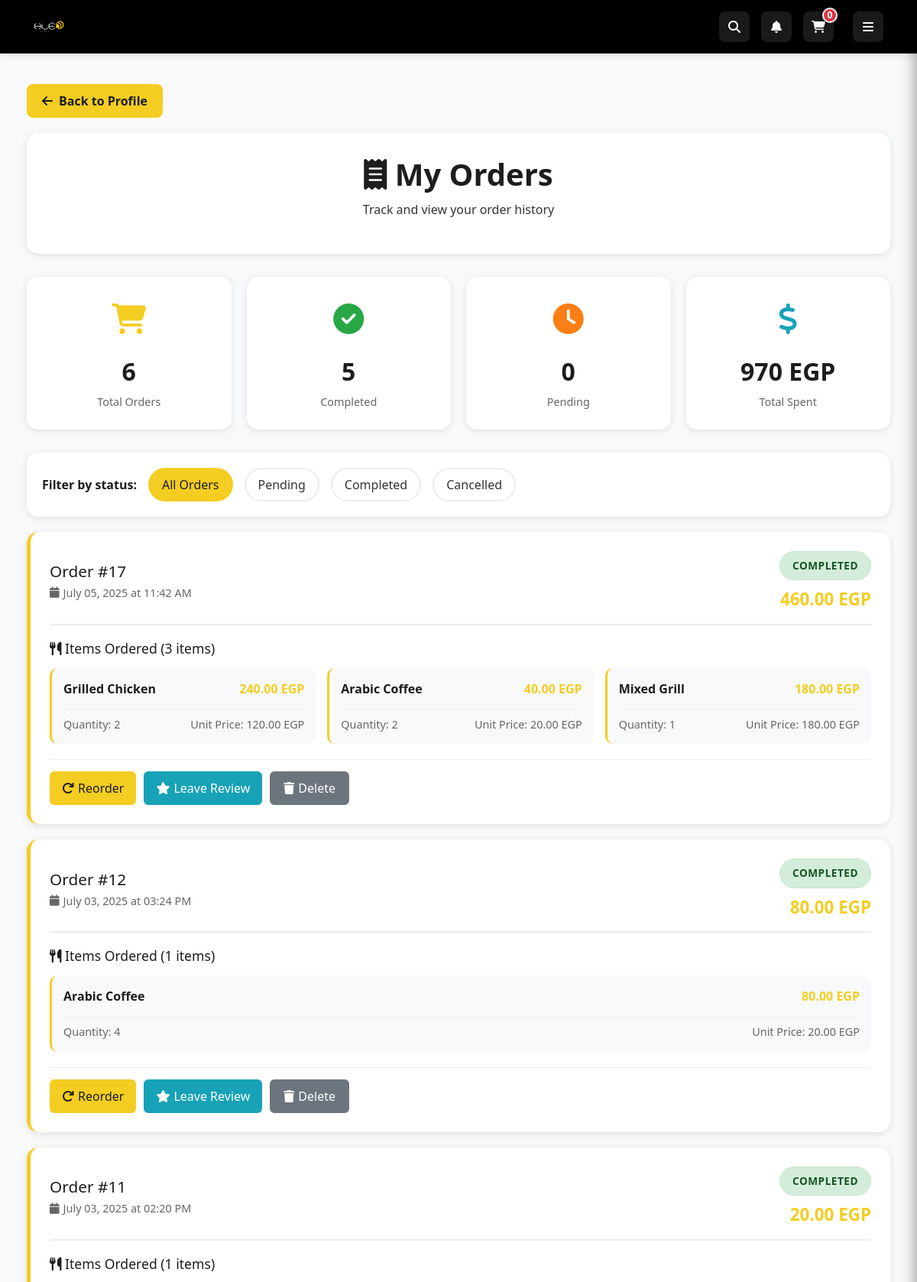
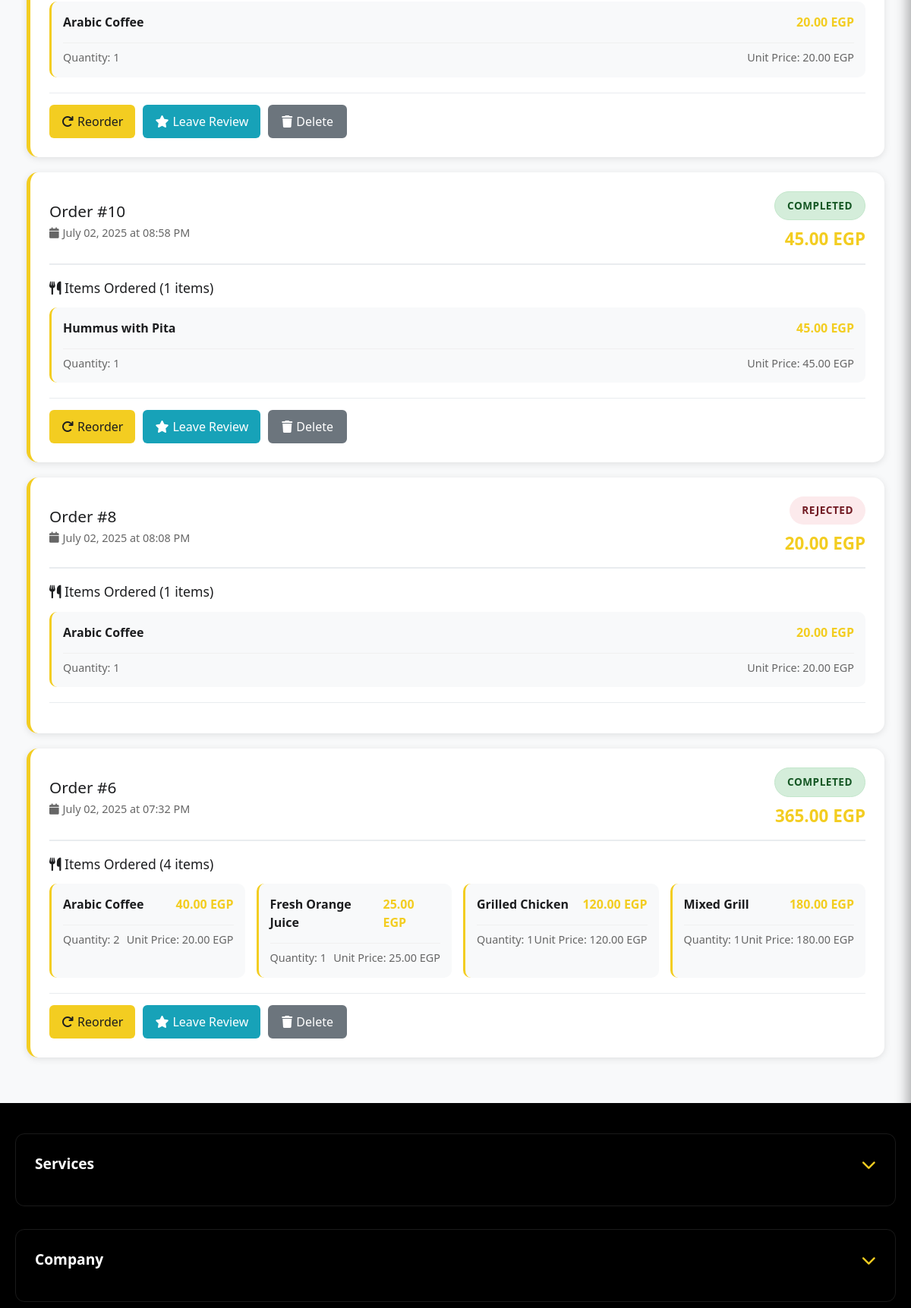
/customer/orders (signed in, upper part), run on the app's committed database (2 pictures, top to bottom).
### app/models.py (models this page shows, shortened)
class Order(db.Model):
    __tablename__ = 'orders'
    order_id = db.Column(db.Integer, primary_key=True)
    user_id = db.Column(db.Integer, db.ForeignKey('users.user_id'), nullable=False)
    table_id = db.Column(db.Integer, db.ForeignKey('tables.table_id'), nullable=True)
    order_time = db.Column(db.DateTime, default=datetime.utcnow)
    status = db.Column(db.Enum('new', 'processing', 'completed', 'rejected', 'cancelled', name='order_status'),
                      nullable=False, default='new')
    total_amount = db.Column(Numeric(10, 2), nullable=False, default=0.00)
    notes = db.Column(db.Text, nullable=True)
    estimated_time = db.Column(db.Integer, nullable=True)  # minutes
    completed_at = db.Column(db.DateTime, nullable=True)
    order_items = db.relationship('OrderItem', backref='order', lazy='dynamic', cascade='all, delete-orphan')
    payments = db.relationship('Payment', backref='order', lazy='dynamic')
    point_transactions = db.relationship('PointTransaction', backref='order', lazy='dynamic')
    reward_redemptions = db.relationship('RewardRedemption', backref='order', lazy='dynamic')

class OrderItem(db.Model):
    __tablename__ = 'order_items'
    order_item_id = db.Column(db.Integer, primary_key=True)
    order_id = db.Column(db.Integer, db.ForeignKey('orders.order_id'), nullable=False)
    item_id = db.Column(db.Integer, db.ForeignKey('menu_items.item_id'), nullable=False)
    quantity = db.Column(db.Integer, nullable=False, default=1)
    note = db.Column(db.String(255), nullable=True)  # customizations like "No Onions"
    unit_price = db.Column(Numeric(10, 2), nullable=False)

class MenuItem(db.Model):
    __tablename__ = 'menu_items'
    item_id = db.Column(db.Integer, primary_key=True)
    name = db.Column(db.String(100), nullable=False)
    description = db.Column(db.Text, nullable=True)
    price = db.Column(Numeric(10, 2), nullable=False)  # EGP
    category_id = db.Column(db.Integer, db.ForeignKey('categories.category_id'), nullable=False)
    image_url = db.Column(db.String(255), nullable=True)
    stock = db.Column(db.Integer, nullable=False, default=0)
    status = db.Column(db.Enum('available', 'out_of_stock', 'discontinued', name='item_status'),
                      nullable=False, default='available')
    discount_percentage = db.Column(Numeric(5, 2), nullable=True, default=0.00)  # Discount percentage (0-100)
    original_price = db.Column(Numeric(10, 2), nullable=True)  # Original price before discount
    ingredients = db.Column(db.Text, nullable=True)
    calories = db.Column(db.Integer, nullable=True)
    preparation_time = db.Column(db.Integer, nullable=True)  # in minutes
    allergens = db.Column(db.String(255), nullable=True)
    serving_size = db.Column(db.String(50), nullable=True)
    dietary_info = db.Column(db.String(255), nullable=True)  # vegetarian, vegan, gluten-free, etc.
    created_at = db.Column(db.DateTime, default=datetime.utcnow)
    updated_at = db.Column(db.DateTime, default=datetime.utcnow, onupdate=datetime.utcnow)
    order_items = db.relationship('OrderItem', backref='menu_item', lazy='dynamic', foreign_keys='OrderItem.item_id')
    images = db.relationship('MenuItemImage', backref='menu_item', lazy='dynamic')
    feedback = db.relationship('Feedback', backref='menu_item', lazy='dynamic')
    reward_items = db.relationship('RewardItem', backref='menu_item', lazy='dynamic')

### app/modules/customer/routes.py (the view)
@bp.route('/orders')
@login_required
def my_orders():
    if not current_user.is_customer():
        flash('Access denied. Customer account required.', 'error')
        return redirect(url_for('main.index'))
    try:
        orders = Order.query.filter_by(user_id=current_user.user_id).order_by(Order.order_time.desc()).all()
        print(f"DEBUG: Loading orders for user {current_user.user_id} ({current_user.email})")
        print(f"DEBUG: Found {len(orders)} orders")
        for order in orders:
            try:
                order_items = order.order_items.all()
                order._order_items = order_items
                print(f"DEBUG: Order {order.order_id} has {len(order_items)} items")
                payments = order.payments.all()
                order._payments = payments
                print(f"DEBUG: Order {order.order_id} has {len(payments)} payments")
            except Exception as item_error:
                print(f"DEBUG: Error loading items/payments for order {order.order_id}: {item_error}")
                order._order_items = []
                order._payments = []
        if not orders:
            flash('No orders found. Place your first order from our menu!', 'info')
        return render_template('customer_orders.html', orders=orders)
    except Exception as e:
        print(f"ERROR loading orders: {e}")
        import traceback
        traceback.print_exc()
        flash('Error loading orders. Please try again.', 'error')
        return render_template('customer_orders.html', orders=[])

### app/extensions.py (called while the page is built)
def init_extensions(app):
    db.init_app(app)
    login_manager.init_app(app)
    migrate.init_app(app, db)
    socketio.init_app(app, cors_allowed_origins="*")
    csrf.init_app(app)
    login_manager.login_view = 'auth.login'
    login_manager.login_message = 'Please log in to access this page.'
    login_manager.login_message_category = 'info'
    @login_manager.user_loader
    def load_user(user_id):
        from app.models import User
        return User.query.get(int(user_id))

### app/models.py (called while the page is built)
    def is_admin(self):
        return self.role == 'admin'

    def is_waiter(self):
        return self.role == 'waiter'

    def is_customer(self):
        return self.role == 'customer'

### app/modules/customer/templates/customer_orders.html (shortened to what this page needs)
{% extends "shared/base.html" %}
{% block content %}
<div class="orders-container">
    <a href="{{ url_for('customer.profile') }}" class="back-button">
        <i class="fas fa-arrow-left"></i> Back to Profile
    </a>
    <div class="page-header">
        <h1><i class="fas fa-receipt"></i> My Orders</h1>
        <p class="profile-subtitle">Track and view your order history</p>
    </div>
    {% if orders %}
        <div class="order-stats">
            <div class="stat-card">
                <div class="stat-icon total">
                    <i class="fas fa-shopping-cart"></i>
                </div>
                <div class="stat-number">{{ orders|length }}</div>
                <div class="stat-label">Total Orders</div>
            </div>
            <div class="stat-card">
                <div class="stat-icon completed">
                    <i class="fas fa-check-circle"></i>
                </div>
                <div class="stat-number">{{ orders|selectattr('status', 'equalto', 'delivered')|list|length + orders|selectattr('status', 'equalto', 'completed')|list|length }}</div>
                <div class="stat-label">Completed</div>
            </div>
            <div class="stat-card">
                <div class="stat-icon pending">
                    <i class="fas fa-clock"></i>
                </div>
                <div class="stat-number">{{ orders|selectattr('status', 'in', ['new', 'processing', 'preparing'])|list|length }}</div>
                <div class="stat-label">Pending</div>
            </div>
            <div class="stat-card">
                <div class="stat-icon spent">
                    <i class="fas fa-dollar-sign"></i>
                </div>
                <div class="stat-number">{{ "%.0f"|format(orders|selectattr('status', 'in', ['delivered', 'completed'])|sum(attribute='total_amount')) }} EGP</div>
                <div class="stat-label">Total Spent</div>
            </div>
        </div>
        <div class="order-filters">
            <span style="font-weight: 600; color: var(--primary-dark);">Filter by status:</span>
            <a href="#" class="filter-button active" onclick="filterOrders('all')">All Orders</a>
            <a href="#" class="filter-button" onclick="filterOrders('pending')">Pending</a>
            <a href="#" class="filter-button" onclick="filterOrders('completed')">Completed</a>
            <a href="#" class="filter-button" onclick="filterOrders('cancelled')">Cancelled</a>
        </div>
        <div class="orders-list">
            {% for order in orders %}
            <div class="order-card" data-status="{{ order.status.lower() }}">
                <div class="order-header">
                    <div class="order-info">
                        <h3>Order #{{ order.order_id }}</h3>
                        <div class="order-meta">
                            <div class="order-date">
                                <i class="fas fa-calendar"></i>
                                {{ order.order_time.strftime('%B %d, %Y at %I:%M %p') }}
                            </div>
                        </div>
                    </div>
                    <div class="order-status-section">
                        <div class="order-status status-{{ order.status.lower().replace(' ', '-') }}">
                            {{ order.status.replace('_', ' ').title() }}
                        </div>
                        <div class="order-total">{{ "%.2f"|format(order.total_amount) }} EGP</div>
                    </div>
                </div>
                {% set order_items = order._order_items if order._order_items is defined else order.order_items.all() %}
                {% if order_items %}
                <div class="order-items">
                    <h4><i class="fas fa-utensils"></i> Items Ordered ({{ order_items|length }} items)</h4>
                    <div class="items-grid">
                        {% for item in order_items %}
                        <div class="item-card">
                            <div class="item-header">
                                <span class="item-name">{{ item.menu_item.name }}</span>
                                <span class="item-price">{{ "%.2f"|format(item.unit_price * item.quantity) }} EGP</span>
                            </div>
                            <div class="item-details">
                                <span>Quantity: {{ item.quantity }}</span>
                                <span>Unit Price: {{ "%.2f"|format(item.unit_price) }} EGP</span>
                            </div>
                        </div>
                        {% endfor %}
                    </div>
                </div>
                {% endif %}
                <div class="order-actions">
                    {% set payments = order._payments if order._payments is defined else (order.payments.all() if order.payments else []) %}
                    {% set has_payments = payments and payments|length > 0 %}
                    {% if order.status in ['delivered', 'completed'] %}
                        <button onclick="reorderItems('{{ order.order_id }}')" class="action-btn btn-reorder">
                            <i class="fas fa-redo"></i> Reorder
                        </button>
                        <button onclick="leaveReview('{{ order.order_id }}')" class="action-btn btn-track">
                            <i class="fas fa-star"></i> Leave Review
                        </button>
                    {% endif %}
                    {% if order.status in ['cancelled', 'delivered', 'completed'] %}
                        <button onclick="deleteOrder('{{ order.order_id }}')" class="action-btn btn-delete">
                            <i class="fas fa-trash"></i> Delete
                        </button>
                    {% endif %}
                </div>
            </div>
            {% endfor %}
        </div>
    {% endif %}
</div>
{% endblock %}

### app/static/css/style.css (style rules this page uses)
:root { --primary-yellow: #f3cd21; --primary-dark: #1c1d1f; --gradient-primary: linear-gradient(135deg, #f3cd21 0%, #1c1d1f 100%); --gradient-secondary: linear-gradient(135deg, #1c1d1f 0%, #f3cd21 100%); --text-light: #ffffff; --text-dark: #333; --border-radius: 8px; --box-shadow: 0 4px 6px rgba(0, 0, 0, 0.1); --transition: all 0.3s ease; }
html, body { height: 100%; margin: 0; padding: 0; }
body { font-family: 'Segoe UI', Tahoma, Geneva, Verdana, sans-serif; background-color: #f8f9fa; color: var(--text-dark); display: flex; flex-direction: column; }
.status-completed { background-color: rgba(40, 167, 69, 0.1); color: #155724; }
.status-rejected { background-color: rgba(220, 53, 69, 0.1); color: #721c24; }

### app/templates/shared/base.html (style rules this page uses)
:root { --primary-yellow: #f3cd21; --primary-dark: #1c1d1f; --text-dark: #333; --success-green: #28a745; --danger-red: #dc3545; --light-gray: #f8f9fa; --border-color: #e9ecef; }
.item-header { margin-bottom: 20px; border-bottom: 1px solid #f0f0f0; padding-bottom: 15px; }

### data on the page
Order: order_id "17", order_time "July 05, 2025 at 11:42 AM", status.replace "COMPLETED", total_amount "460.00", order_items "3"
OrderItem: menu_item.name "Grilled Chicken", item.unit_price*item.quantity "240.00", quantity "2", unit_price "120.00"
OrderItem: menu_item.name "Arabic Coffee", item.unit_price*item.quantity "40.00", quantity "2", unit_price "20.00"
OrderItem: menu_item.name "Mixed Grill", item.unit_price*item.quantity "180.00", quantity "1", unit_price "180.00"
Order: order_id "12", order_time "July 03, 2025 at 03:24 PM", status.replace "COMPLETED", total_amount "80.00", order_items "1"
OrderItem: menu_item.name "Arabic Coffee", item.unit_price*item.quantity "80.00", quantity "4", unit_price "20.00"
Order: order_id "11", order_time "July 03, 2025 at 02:20 PM", status.replace "COMPLETED", total_amount "20.00", order_items "1"
OrderItem: menu_item.name "Arabic Coffee", item.unit_price*item.quantity "20.00", quantity "1", unit_price "20.00"
Order: order_id "10", order_time "July 02, 2025 at 08:58 PM", status.replace "COMPLETED", total_amount "45.00", order_items "1"
OrderItem: menu_item.name "Hummus with Pita", item.unit_price*item.quantity "45.00", quantity "1", unit_price "45.00"
Order: order_id "8", order_time "July 02, 2025 at 08:08 PM", status.replace "REJECTED", total_amount "20.00", order_items "1"
OrderItem: menu_item.name "Arabic Coffee", item.unit_price*item.quantity "20.00", quantity "1", unit_price "20.00"
Order: order_id "6", order_time "July 02, 2025 at 07:32 PM", status.replace "COMPLETED", total_amount "365.00", order_items "4"
OrderItem: menu_item.name "Arabic Coffee", item.unit_price*item.quantity "40.00", quantity "2", unit_price "20.00"
OrderItem: menu_item.name "Fresh Orange Juice", item.unit_price*item.quantity "25.00", quantity "1", unit_price "25.00"
OrderItem: menu_item.name "Grilled Chicken", item.unit_price*item.quantity "120.00", quantity "1", unit_price "120.00"
OrderItem: menu_item.name "Mixed Grill", item.unit_price*item.quantity "180.00", quantity "1", unit_price "180.00"

### other printed values
{{ orders|length }} "6"
